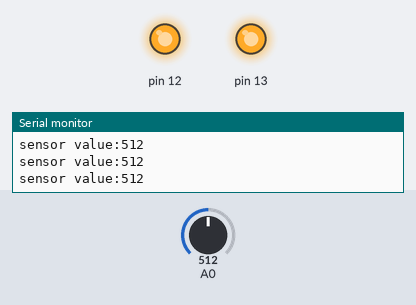
The sketch below on a simulated Arduino Uno, built with avr-gcc and run on an emulated ATmega328P. On the bench: output pins drawn as LEDs (lit = HIGH), the last lines printed to the serial monitor. The test bench sets the inputs (shaded band); at power-on: A0 = 512.

Above: at 1.2 s.
1.3 s: A0 set to 489
At 1.8 s:
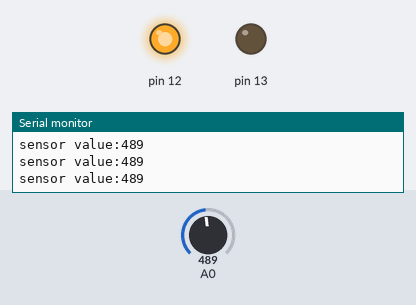
2.8 s: A0 set to 510
At 4.0 s:
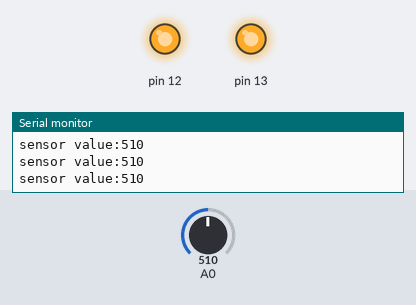
4.3 s: A0 set to 490
At 5.1 s:
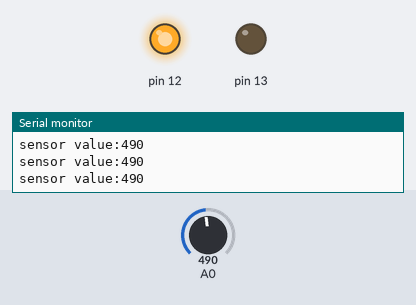
Timing chart, 0 to 7.3 s (numbered marks = the images above; inputs shaded):
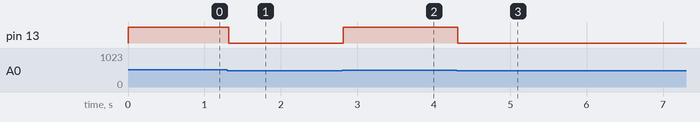

The sketch:

sketch_mar2e.ino
```cpp
int ir_sensor;

void setup() {
  Serial.begin(9600);
  pinMode(12, OUTPUT);
  pinMode(13, OUTPUT);
    digitalWrite(12, HIGH);

}

void loop() {
    ir_sensor = analogRead(0);
    if (ir_sensor > 500) {
      digitalWrite(13, HIGH);

    } else {
      digitalWrite(13, LOW);

    }
    Serial.print("sensor value:");
     Serial.println(ir_sensor);

}
```

Measured:
- the behaviour switches between 501 and 500 on A0 (found by bisection; images 0 and 1)
- after the input at 1.3 s, pin 13: HIGH → LOW at once
- after the input at 2.8 s, pin 13: LOW → HIGH at once
- after the input at 4.3 s, pin 13: HIGH → LOW at once
